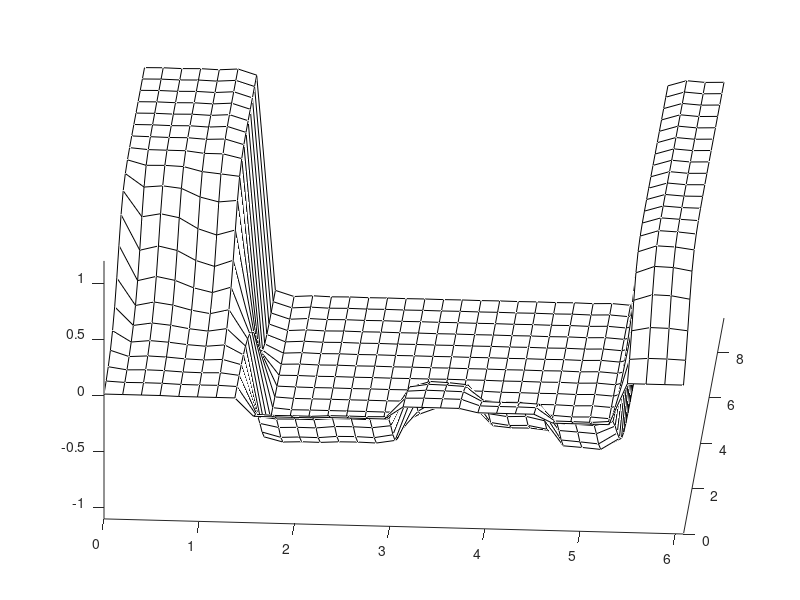

The MATLAB script that drew this image: (Note: this script raises an error after producing the figure.)
% ac.m solving u_t=u_xx+u-u^3 by semi-implicit time stepping via FFT 
n=32; dx=2*pi/n; x=0:dx:2*pi-dx; nu=0.001; h=0.1; 
ssteps=5; % ssteps=small steps, internal integration loop 
psteps=20;% psteps=plotting steps=number of time slices to plot 
tmax=h*(psteps-1)*ssteps;t=0; 
nv = fftshift(-n/2:1:n/2-1);mu=1./(1+nv.^2*h*nu); % holds F-multipliers 
% generate IC 'blockwise random' 
nb=4; u0=[]; for k=1:n/nb; u0=[u0 0.5*(rand(1,1)-0.5)*ones(1,nb)]; end
tv=0:h*ssteps:h*(psteps-1)*ssteps; 
[X,T]=meshgrid(x,tv); [N,T]=meshgrid(-n/2:n/2-1,tv);
ua=zeros(psteps,n); ua(1,:)=u0; u=u0; uh=fft(u0);% ua holds u(x,t) for plotting 
va=zeros(psteps,n); va(1,:)=abs(fftshift(uh))/n; % for F-coefficients 
for i=2:psteps
    for j=1:ssteps 
    fh=fft(u-u.*u.*u); uh=mu.*(uh+h*fh);u=ifft(uh);
    end
    ua(i,:)=real(u);va(i,:)=abs(fftshift(uh))/n;t=t+ssteps*h;
end
figure(1);clf;mesh(X,T,ua);colormap(1e-6*[1 1 1]);
axis([0 2*pi-dx 0 tmax -1.1 1.2]);view(4,40); grid off;
tics('x',[0 3 6]);tics('y',[0 3 6 9]);tics('z',[-1 0 1]);
figure(2);clf;mesh(N,T,va);colormap(1e-6*[1 1 1]);
axis([-n/2 n/2-1 0 tmax 0 0.8]);view(4,40); grid off;
tics('x',[-n/2+1 0 n/2-1]);tics('y',[0 3 6 9]);tics('z',[0 0.5 1]);
%print -F:40 ac.eps
% long-time behaviour
more=1;more=ask('longer time? (Y/n)',more);
while more==1
for i=1:100
    ff=fft(u-u.*u.*u); uh=mu.*(uh+h*ff);u=ifft(uh);
end
t=t+100*h;figure(2);clf;plot(x,real(u),x,abs(fftshift(uh))/n,'-o');
title(['t= ',num2str(t)]);more=ask('longer time? (Y/n)',more);
end;
